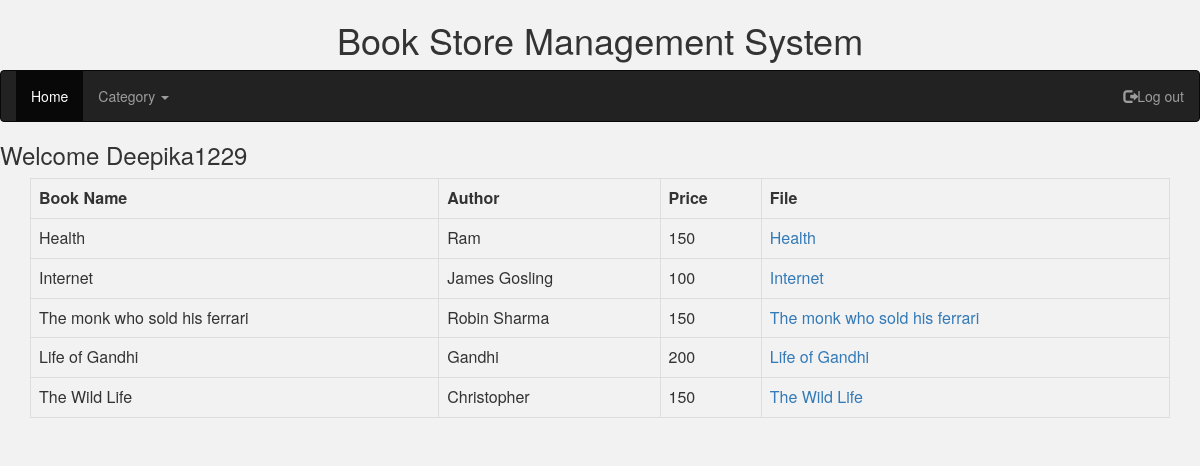
The page /OpenStore.php (signed in) on the database its author committed.
### tables this page shows
CREATE TABLE `upload` (
  `book_id` int(11) NOT NULL,
  `bookname` varchar(32) NOT NULL,
  `author` varchar(32) NOT NULL,
  `category` varchar(20) NOT NULL,
  `fileToUpload` varchar(100) NOT NULL,
  `description` text NOT NULL,
  `price` int(11) NOT NULL
);

### OpenStore.php (the view, shortened to what this page needs)
<?php
	$con = mysqli_connect("localhost","root","") or die("Unable to connect");
mysqli_select_db($con,"mydb");
?>
<html>
<head>
<link rel="stylesheet" href="https://maxcdn.bootstrapcdn.com/bootstrap/3.3.7/css/bootstrap.min.css">
  </head>
<body>
<body style="background-color:#f2f2f2">
<h1><center> Book Store Management System</center></h1>
<form action="#" method="post">
<nav class="navbar navbar-inverse">
  <div class="container-fluid">
    <ul class="nav navbar-nav">
      <li class="active"><a href="OpenStore.php">Home</a></li>
	<li class="dropdown">
        <a class="dropdown-toggle" data-toggle="dropdown" href="#">Category
        <span class="caret"></span></a>
      </li>
    </ul>
	<ul class="nav navbar-nav navbar-right">
      <li><a href="BookStoreSystem.php" ><span class="glyphicon glyphicon-log-out"></span>Log out</a></li>
    </ul>
  </div>
</nav>
</form>
<h3> Welcome
<?php
	echo $_SESSION['username'];
?>
</h3>
</body>
</html>
<?php
$sql = "select * from Upload";
$query_run = mysqli_query($con,$sql);
?>
<html>
<body>
<div class="container">
<table class="table table-bordered">
<tr>
<th>Book Name</th>
<th>Author</th>
<th>Price</th>
<th>File</th>
</tr>
<?php
$fileStorage='uploads/';
while($record=mysqli_fetch_array($query_run))
{
	echo "<tr>";
	echo "<td>".$record['bookname']."</td>";
	echo "<td>".$record['author']."</td>";
	echo "<td>".$record['price']."</td>";
	echo "<td>";
	echo '<a href="'. $fileStorage . $record['fileToUpload'] . '">'. htmlentities($record['bookname'], ENT_COMPAT, 'UTF-8') .'</a><br />';
	echo "</td>";
	echo "</tr>";
 }
?>
</table>
</div>
</body>
</html>

### rows shown on the page
upload: bookname "Health", author "Ram", price "150"
upload: bookname "Internet", author "James Gosling", price "100"
upload: bookname "The monk who sold his ferrari", author "Robin Sharma", price "150"
upload: bookname "Life of Gandhi", author "Gandhi", price "200"
upload: bookname "The Wild Life", author "Christopher", price "150"

### other values the page prints
$_SESSION['username'] "Deepika1229"
